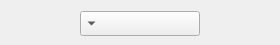
<?xml version="1.0" encoding="UTF-8"?>
<ui version="4.0">
 <class>ReferencePointsWidgetObject</class>
 <widget class="QWidget" name="ReferencePointsWidgetObject">
  <property name="geometry">
   <rect>
    <x>0</x>
    <y>0</y>
    <width>280</width>
    <height>45</height>
   </rect>
  </property>
  <property name="sizePolicy">
   <sizepolicy hsizetype="Fixed" vsizetype="Fixed">
    <horstretch>0</horstretch>
    <verstretch>0</verstretch>
   </sizepolicy>
  </property>
  <property name="minimumSize">
   <size>
    <width>280</width>
    <height>45</height>
   </size>
  </property>
  <property name="maximumSize">
   <size>
    <width>280</width>
    <height>45</height>
   </size>
  </property>
  <property name="windowTitle">
   <string>Form</string>
  </property>
  <layout class="QGridLayout" name="gridLayout">
   <item row="0" column="0">
    <widget class="QComboBox" name="comboReference">
     <property name="sizePolicy">
      <sizepolicy hsizetype="Fixed" vsizetype="Fixed">
       <horstretch>0</horstretch>
       <verstretch>0</verstretch>
      </sizepolicy>
     </property>
     <property name="minimumSize">
      <size>
       <width>120</width>
       <height>25</height>
      </size>
     </property>
     <property name="maximumSize">
      <size>
       <width>120</width>
       <height>25</height>
      </size>
     </property>
     <property name="layoutDirection">
      <enum>Qt::RightToLeft</enum>
     </property>
    </widget>
   </item>
  </layout>
 </widget>
 <resources/>
 <connections/>
</ui>
